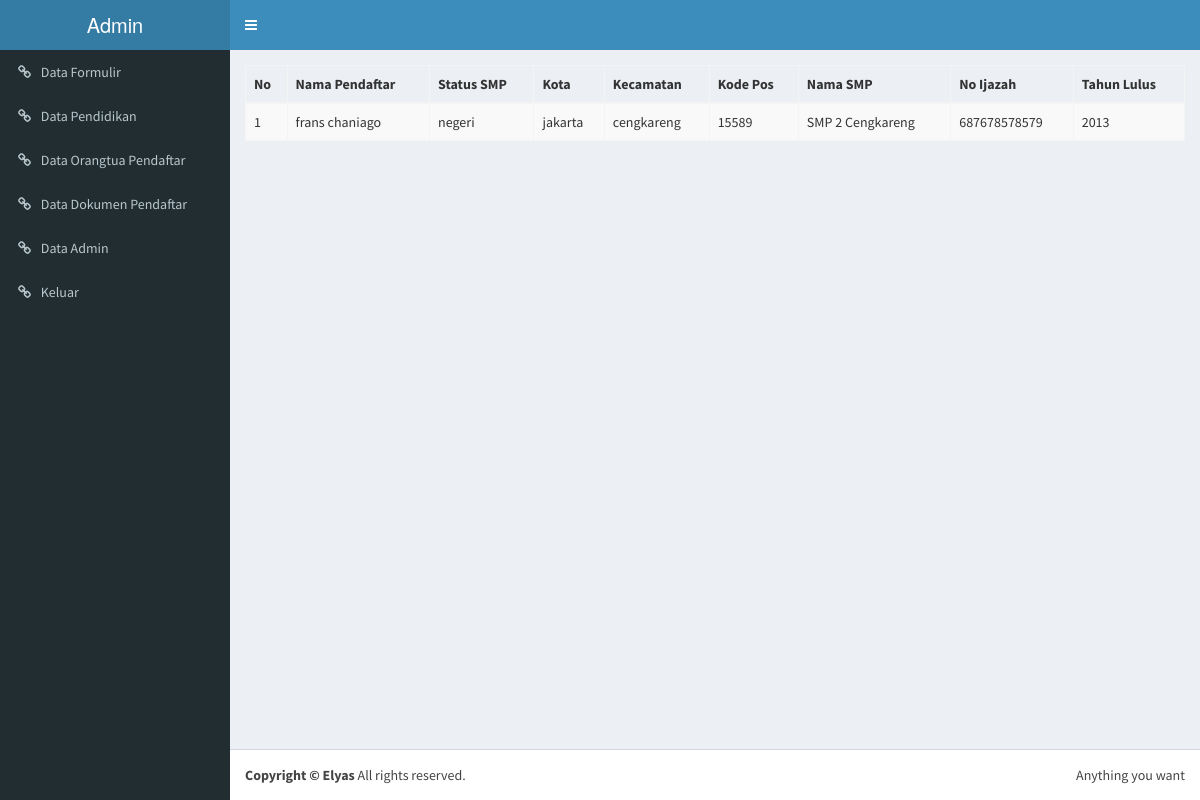
Page /admin/data_pendidikan.php (signed in) on the committed database.
### tables this page shows
CREATE TABLE `pendidikan` (
  `id` int(11) NOT NULL,
  `nama_pendaftar` varchar(100) NOT NULL,
  `id_pendaftar` int(11) NOT NULL,
  `status_slta` varchar(100) NOT NULL,
  `kota` varchar(100) NOT NULL,
  `kecamatan` varchar(100) NOT NULL,
  `kode_pos` varchar(10) NOT NULL,
  `nama_slta` varchar(100) NOT NULL,
  `no_ijazah` varchar(100) NOT NULL,
  `tahun lulus` varchar(100) NOT NULL
);

### admin/config/fungsi.php (called while the page is built, shortened)
<?php
function tampilpendidikan(){
	global $konek;
	$sql="SELECT * FROM pendidikan";
	$result=mysqli_query($konek,$sql) or die('gagal menampilkan data');
	return $result;
}
 ?>

### admin/data_pendidikan.php (the view, shortened to what this page needs)
<?php include 'head.php';
if(empty($_SESSION['id'])){ ?>
  <script>window.location.href='login.php'</script>
<?php }else{
$result=tampilpendidikan();
?>
<link rel="stylesheet" type="text/css" href="dt/css/dataTables.bootstrap.css">
<table class="table table-striped table-bordered">
  <thead>
    <tr>
      <th>No</th>
      <th>Nama Pendaftar</th>
      <th>Status SMP</th>
      <th>Kota</th>
      <th>Kecamatan</th>
      <th>Kode Pos</th>
      <th>Nama SMP</th>
      <th>No Ijazah</th>
      <th>Tahun Lulus</th>
    </tr>
  </thead>
      <tbody>
      <?php $no=1; while ($row=mysqli_fetch_assoc($result)) {
      ?>
        <tr>
        <td><?= $no; ?></td>
        <td><?= $row['nama_pendaftar'] ?></td>
        <td><?= $row['status_slta'] ?></td>
        <td><?= $row['kota'] ?></td>
        <td><?= $row['kecamatan'] ?></td>
        <td><?= $row['kode_pos'] ?></td>
        <td><?= $row['nama_slta'] ?></td>
        <td><?= $row['no_ijazah'] ?></td>
        <td><?= $row['tahun lulus'] ?></td>
        </tr>
        <?php $no++; }?>
      </tbody>
</table>
</head>
<?php } include 'foot.php'; ?>

### rows in the picture
pendidikan: nama_pendaftar "frans chaniago", status_slta "negeri", kota "jakarta", kecamatan "cengkareng", kode_pos "15589", nama_slta "SMP 2 Cengkareng", no_ijazah "687678578579", tahun lulus "2013"
